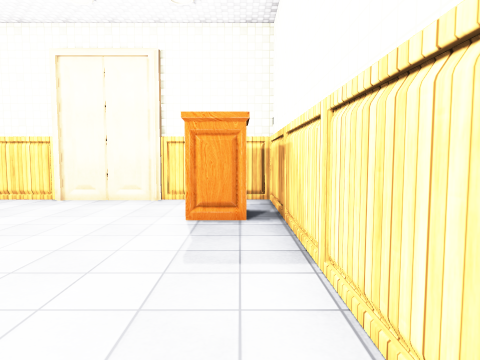
[1] (above)

14 first-person views from a walk through a scene from a Unity 3-D project. The camera is 1.5 m above the floor, tilts 4° down and sees 75° across. The floor is counted in squares, 1 m on a side. Each view is taken from the middle of a square. On the plan, view 1 faces up. The plan holds only what a view shows up to about 15 squares ahead; the rest is blank. The place goes on beyond the plan. Some surface patterns are stand-ins.

[2]
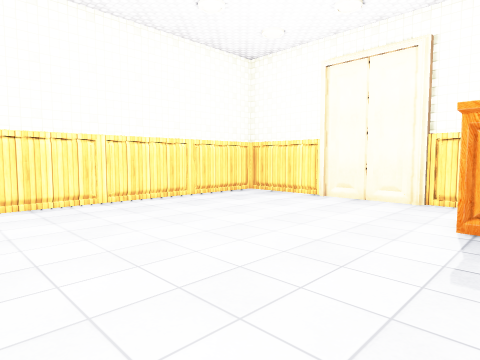

[3]
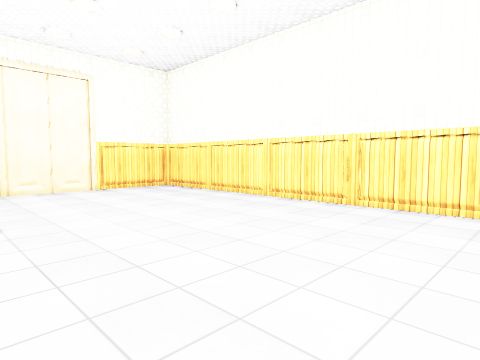

[4]
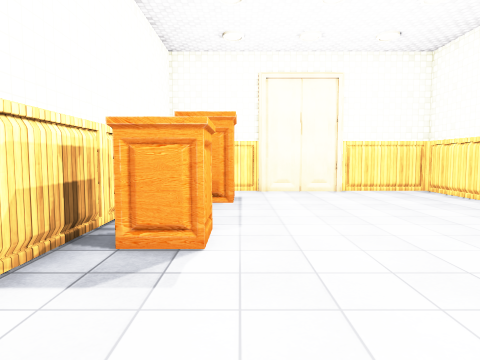

[5]
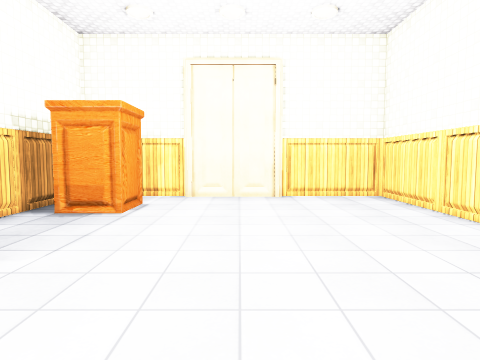

[6]
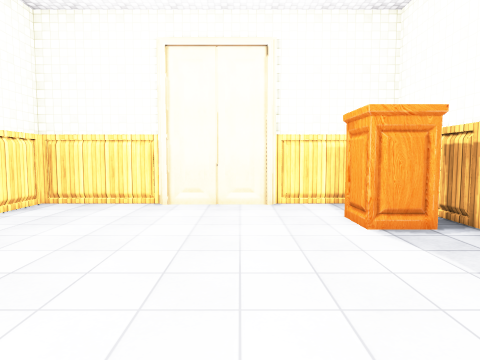

[7]
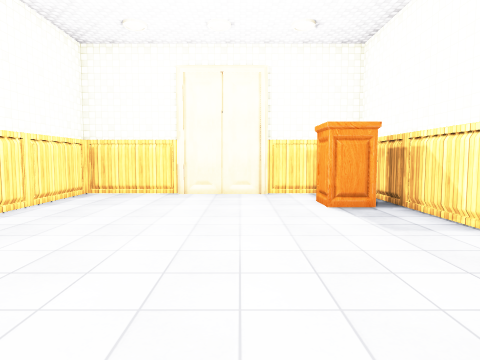

[8]
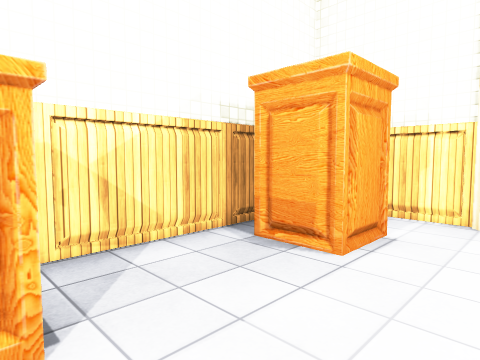

[9]
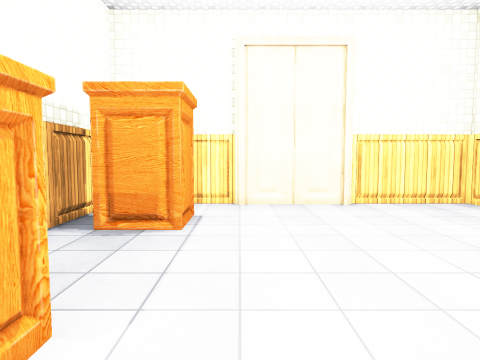

[10]
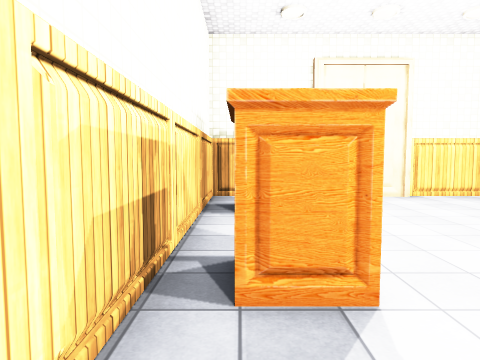

[11]
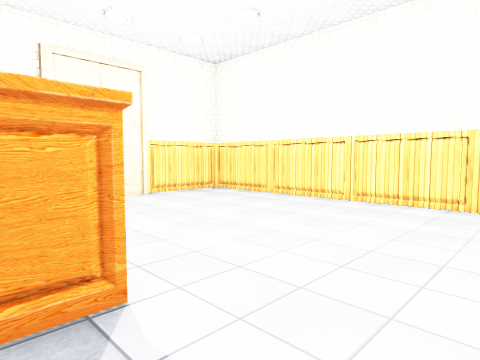

[12]
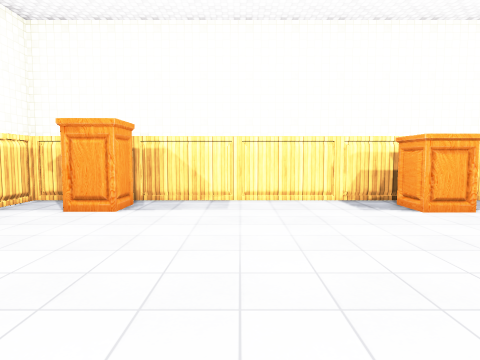

[13]
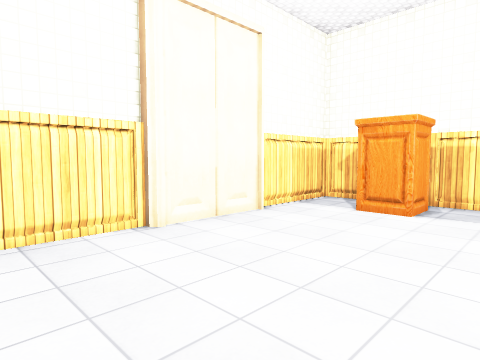

[14]
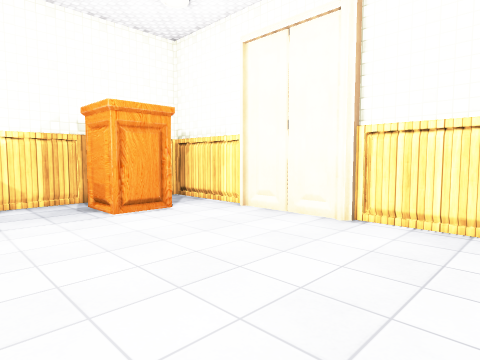

### Floor plan
Key: @ floor where view 1 was taken; # wall or solid block; . floor; O other object.
Columns run from 11 left of view 1 to 1 right of it. Each row starts with its distance up from view 1.
 12 ######  #####
 11 #....####...#
 10 #...........#
  9 #.........###
  8 #.........O##
  7 #...........#
  6 #...........#
  5 #...........#
  4 #...........#
  3 #...........#
  2 #...........#
  1 #...........#
  0 #..........@#
 -1 #.........OO#
 -2 #.........OO#
 -3 #...........#
 -4 #...........#
 -5 #...........#
 -6 #...........#
 -7 #........####
 -8 #........#O #
 -9 #...........#
-10 #....####...#
-11 ######  #####

Where each view was taken, in squares from view 1:
view 1: 0 up, 0 right, facing up
view 2: 0 up, 0 right, facing up-left
view 3: 5 up, 1 left, facing down-left
view 4: 4 up, 2 left, facing down
view 5: 2 up, 5 left, facing down
view 6: 1 up, 4 left, facing up
view 7: 2 down, 4 left, facing up
view 8: 2 down, 4 left, facing down-right
view 9: 0 up, 3 left, facing down
view 10: 2 up, 0 right, facing down
view 11: 2 up, 0 right, facing down-left
view 12: 4 up, 10 left, facing right
view 13: 5 up, 10 left, facing up-right
view 14: 3 down, 10 left, facing down-right
